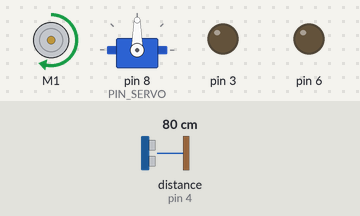
A sketch run on a simulated Arduino Uno, built with avr-gcc and run on an emulated ATmega328P. Shown: DC motor (green arrow = forward, orange = backward, longer = faster), servo, output pins drawn as LEDs (lit = HIGH). Wiring (inferred from the names in the program): ultrasonic range finder: trigger pin 4; echo pin 4. The inputs (shaded band) are chosen by the test bench; at power-on: distance to the obstacle (sensor on pin 4) 80 cm. The echo pulse lasts 58.3 µs per cm.

Above: at 1.2 s.
1.3 s: distance to the obstacle (sensor on pin 4) set to 23 cm
2.8 s: distance to the obstacle (sensor on pin 4) set to 19 cm
At 4.0 s:
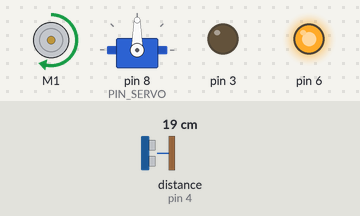
4.3 s: distance to the obstacle (sensor on pin 4) set to 12 cm
5.8 s: distance to the obstacle (sensor on pin 4) set to 9 cm
At 6.3 s:
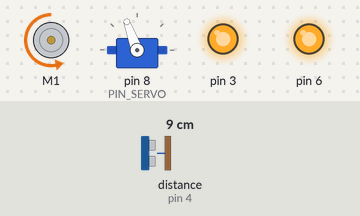
At 10.6 s:
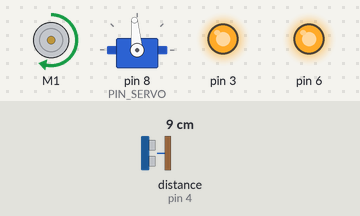
Timing chart, 0 to 11.3 s (numbered marks = the images above; inputs shaded):
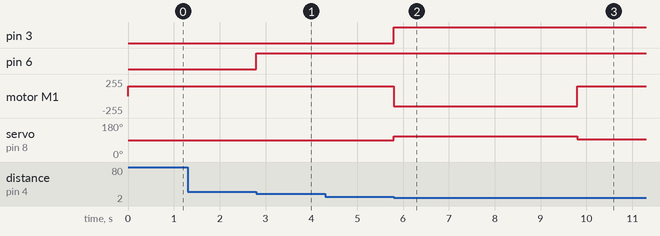

The sketch:

2-2.ino
```cpp
#include <Wire.h>
#include <Adafruit_MotorShield.h>
#include <Servo.h>

Adafruit_MotorShield AFMS = Adafruit_MotorShield(); // Declare the device
Adafruit_DCMotor *myMotor = AFMS.getMotor(1);

int capteur = 4;

const int PIN_SERVO = 8;
int mainrad = 95;
Servo myservo;

void setup()
{
  AFMS.begin();
  myMotor->setSpeed(150);
  pinMode(6, OUTPUT);
  pinMode(3, OUTPUT);
  pinMode(capteur, INPUT);
  myservo.attach(PIN_SERVO);
}

void loop()
{
  int d = lire_distance(capteur);
  digitalWrite(6, d < 20);
  digitalWrite(3, d < 10);
  if (d < 10) {
    myservo.write(mainrad+15);
    myMotor->run(BACKWARD);
    delay(4000);
    myservo.write(mainrad);
    myMotor->run(FORWARD);
    delay(5000);
  }
  else {
    myMotor->run(FORWARD);
  }
}

int lire_distance(int numero_broche) {
  pinMode(numero_broche, OUTPUT);
  digitalWrite(numero_broche, LOW);
  delayMicroseconds(2);
  digitalWrite(numero_broche, HIGH);
  delayMicroseconds(10);
  digitalWrite(numero_broche, LOW);
  pinMode(numero_broche, INPUT);
  return 0.01723 * pulseIn(numero_broche, HIGH);
}
```

Measured:
- the behaviour switches between 21 and 20 cm on distance to the obstacle (sensor on pin 4) (found by bisection; images 0 and 1)
- the behaviour switches between 11 and 10 cm on distance to the obstacle (sensor on pin 4) (found by bisection; images 1 and 2)
- after the input at 1.3 s, every drawn part: stays the same
- after the input at 2.8 s, pin 6: LOW → HIGH at once
- after the input at 4.3 s, every drawn part: stays the same
- after the input at 5.8 s, pin 3: LOW → HIGH at once; motor M1: forward 150/255 → backward 150/255 at once, → forward 150/255 4.0 s later; servo on pin 8 (PIN_SERVO): 90° → 110° at once, → 95° 4.0 s later
